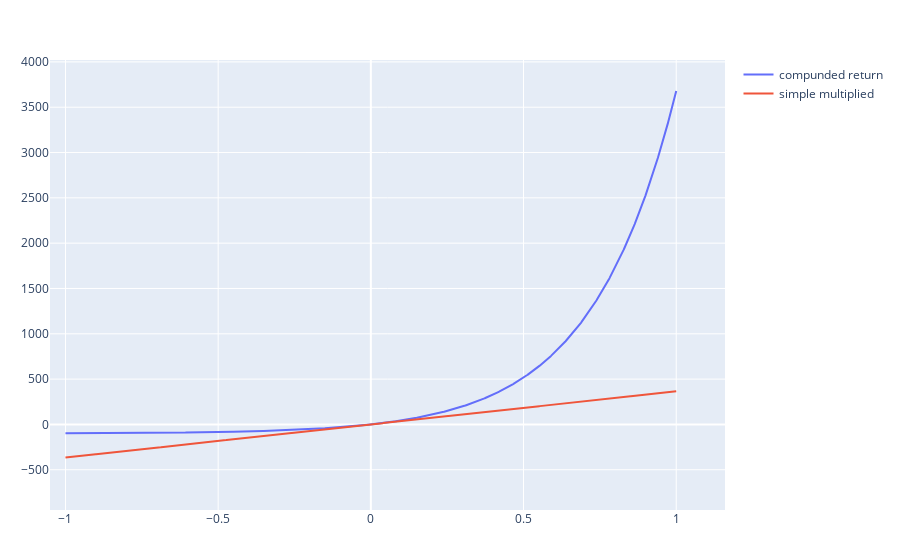

Notebook code for this chart:
### Markdown cell above
Fact:
let `rd` be the daily rate (not in percentage, but in absolute terms).
then `ry` the yearly rate is given by 
```
ry = (1+rd)^365 - 1
```

and the inverse relationship is 

```
rd = (1+ry)^-365 - 1
```

This is a crazy exponential equation. An yearly rate of `10%` is achived by a daily rate of around `0.03%`

The following graph plots the relation. x axis is daily rate in percentage. y axis is the corresponding yearly rate in percentage

Note also that the maximum negative rate possible is `-100%` at which the initial principal goes to zero.

Note also that from f(0.0%) = 0% to f(0.2%) = 100%, the graph is almost linear, which means that in this region, f(x) = x*365

### Code cell
#An example of BigFloat, just in case we need it
# setprecision(BigFloat, 2048) do
#     rd = BigFloat("0.0003")
# #     rd = 0.0003
#     ry = (1+rd)^365 - 1
#     println("ry is  ", ry)
#     rd2 = (1+ry)^(1/365) - 1
#     println("rd2 is    ", rd2)
#     @show rd.prec
# end
rd = -0.01:0.00001:0.01
ry = map(i -> (1+i)^365-1, rd)

rs = map(i->i*365, rd)
trace1 = scatter(x=rd.*100, y=ry.*100,
                    mode="lines",
                    name="compunded return")
trace2 = scatter(x=rd.*100, y=rs.*100,
                    mode="lines",
                    name="simple multiplied")
plot([trace1, trace2])

### Figure 1 — Plotly figure (JSON) as saved in the notebook; plotly's stock layout.template omitted (floating-point values rounded to 4 significant figures; data arrays with more than 128 entries replaced by an {"elided": "..."} marker saying what was removed)
{"data": [{"mode": "lines", "name": "compunded return", "type": "scatter", "x": {"elided": "2001 float values"}, "y": {"elided": "2001 float values"}}, {"mode": "lines", "name": "simple multiplied", "type": "scatter", "x": {"elided": "2001 float values"}, "y": {"elided": "2001 float values"}}], "layout": {"autosize": true, "margin": {"b": 50, "l": 50, "r": 50, "t": 60}, "xaxis": {"autorange": false, "range": [-1.051, 1.16], "type": "linear"}, "yaxis": {"autorange": false, "range": [-944.2, 4021.0], "type": "linear"}}}
